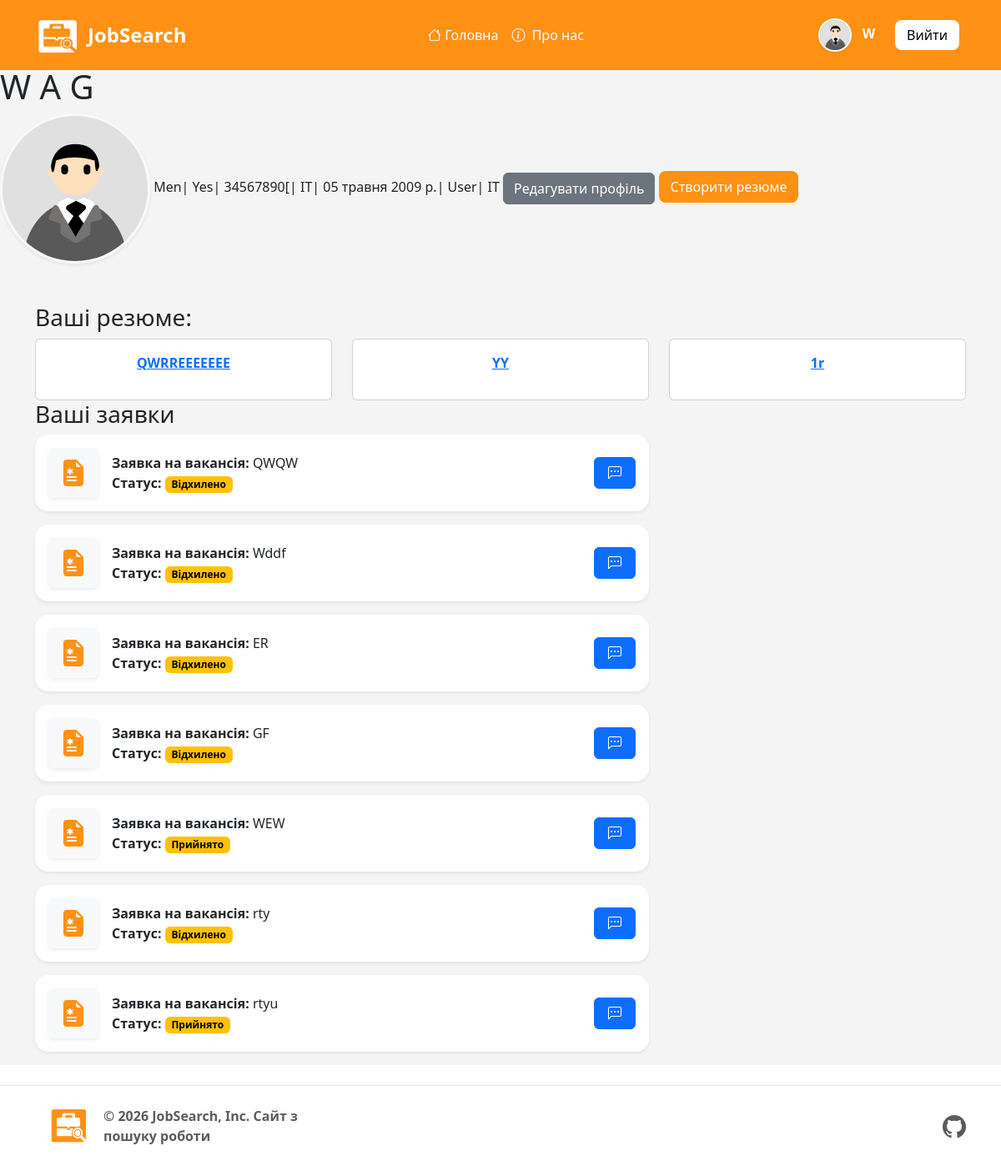
The app's page /auth_system/job-profil/ (signed in) with its own data.
### auth_system/models.py (models this page shows, shortened)
class UserProfile(models.Model):
    user = models.OneToOneField(User, on_delete=models.CASCADE, related_name='profile')
    email = models.EmailField(max_length=254, blank=True, null=True)
    avatar = models.ImageField(upload_to='imge_avatar', null=True, blank=True)
    op = models.CharField(choices=OP_CHOICES, max_length=20, default='Yes', null=True, blank=True)#
    first_name = models.CharField(max_length=100,blank=True, verbose_name='first_name')#імя
    last_name = models.CharField(max_length=100,blank=True, verbose_name='last_name')#прізвище
    patronymic = models.CharField(max_length=100, blank=True, null=True, verbose_name='patronymic')#по батькові
    birth_date = models.DateField(null=True, blank=True)#дата народження
    gender = models.CharField(choices=GENDER_CHOICES, max_length=20, default='Ч')#стать
    role = models.CharField(choices=ROLE_CHOICES, max_length=20, default='User')#
    bio = models.TextField(blank=True)#опис
    referral = models.ForeignKey('project.Category', on_delete=models.SET_NULL, null=True)#направлення
    phone_number = models.CharField(max_length=20, blank=True, null=True, verbose_name="Номер телефону")
    linkedin_url = models.URLField(max_length=255, blank=True, null=True)
    @property
    def img_avatar(self):
        if self.avatar:
            return self.avatar.url
        if self.gender == 'Men':
            if self.op == 'Yes':
                return '/static/image/men-op.png'
            else:
                return '/static/image/men.png'
        else:
            if self.op == 'Yes':
                return '/static/image/women-op.png'
            else:
                return '/static/image/women.png'

### project/models.py (models this page shows, shortened)
class Category(models.Model):
    name = models.CharField(max_length=150)
    def __str__(self):
        return self.name

class Resume(models.Model):
    author = models.ForeignKey(User, on_delete=models.CASCADE, related_name="resume")#автор
    title = models.CharField(max_length=256)#Заголовок
    city = models.ForeignKey(City, on_delete=models.SET_NULL, null=True, blank=True)
    phone_res = models.CharField(max_length=20, blank=True, null=True, verbose_name="Номер телефону")
    description = models.TextField()#опис
    description1 = models.TextField(null=True, blank=True)#опис
    description2 = models.TextField(null=True, blank=True)#опис
    description3 = models.TextField(null=True, blank=True)#опис
    description4 = models.TextField(null=True, blank=True)#опис
    file = models.FileField(upload_to='resumes/',  null=True, blank=True)#файл
    date = models.DateTimeField(auto_now_add=True, blank=True, null=True,)#дата створення
    updated_at = models.DateTimeField(auto_now=True, blank=True, null=True, verbose_name="Дата оновлення")

class Application(models.Model):
    STATUS_CHOICES = (
        ('under_review', 'На розгляді'),
        ('reject', 'Відхилено'),
        ('accepted', 'Прийнято'),
    )
    author = models.ForeignKey(User, on_delete=models.CASCADE, related_name="applications")
    vacancy = models.ForeignKey(Vacancy, on_delete=models.CASCADE, related_name="applications")
    resume = models.ForeignKey(Resume, on_delete=models.SET_NULL, null=True, blank=True)
    res_file = models.FileField(upload_to='application_docs/', null=True, blank=True) # Ось воно!
    created_at = models.DateTimeField(auto_now_add=True, null=True, blank=True)
    status = models.CharField(choices=STATUS_CHOICES, max_length=50, default='under_review')
    class Meta:
        constraints = [
            models.UniqueConstraint(fields=['author', 'vacancy'], name='unique_user_application')
        ]
        ordering = ['-created_at']

class Vacancy(models.Model):
    title = models.CharField(max_length=256)#Заголовок
    description = models.TextField()#опис
    description1 = models.TextField(null=True, blank=True)#опис
    description2 = models.TextField(null=True, blank=True)#опис
    link = models.URLField(max_length=500, null=True, blank=True)
    company = models.ForeignKey(EmployerProfile, on_delete=models.CASCADE, related_name="vacancies")
    image = models.ImageField(upload_to='vacancies/images/',  null=True, blank=True)
    price_start = models.DecimalField(max_digits=10, decimal_places=2, null=True, blank=True)
    price_end = models.DecimalField(max_digits=10, decimal_places=2, null=True, blank=True)
    category = models.ForeignKey(Category, on_delete=models.SET_NULL, null=True)
    employment_type = models.CharField(max_length=20, choices=EMPLOYMENT_CHOICES, default='full_time', verbose_name="Тип зайнятості")
    work_format = models.CharField(max_length=20, choices=WORK_FORMAT_CHOICES, default='office', verbose_name="Формат роботи")
    experience = models.CharField(max_length=20, choices=EXPERIENCE_CHOICES, default='no_experience', verbose_name="Досвід роботи")
    city = models.ForeignKey(City, on_delete=models.SET_NULL, related_name="vacancies", null=True)
    street = models.CharField(max_length=255, verbose_name="Вулиця")
    house_number = models.CharField(max_length=20, blank=True, null=True, verbose_name="Будинок / Офіс")
    date = models.DateTimeField(auto_now_add=True)#дата створення
    updated_at = models.DateTimeField(auto_now=True, verbose_name="Дата оновлення")
    class Meta:
        ordering = ['-date']

### auth_system/views.py (the view)
# urls.py: path('job-profil/', views.Job_ProfileView.as_view(), name='job_profile'),
class Job_ProfileView(DetailView):
    model = UserProfile
    template_name = "auth_s/profile.html"
    context_object_name = 'profile'
    def get_object(self):
        obj, created = UserProfile.objects.get_or_create(user=self.request.user)
        return obj
    def get_context_data(self, **kwargs):
        context = super().get_context_data(**kwargs)
        context['resumes'] = Resume.objects.filter(author=self.object.user)
        context['user_applications'] = Application.objects.filter(author=self.request.user)
        return context

### templates/auth_s/profile.html
{% extends 'base.html' %}
{% load static %}
{% block content %}
<h1>{{ profile.first_name }} {{ profile.last_name }} {{ profile.patronymic }} </h1>
<img src="{{ user.profile.img_avatar }}" alt="Avatar"
class="rounded-circle img-fluid border border-3 border-light shadow-sm"
style="max-width: 180px; height: 180px; object-fit: cover;">
    {{ profile.gender }}|
    {{ profile.op }}|
    {{ profile.bio }}|
    {{ profile.referral }}|
    {{ profile.birth_date }}|
    {{ profile.role }}|
    {{ profile.referral }}
<a href="{% url 'update_profile' %}" class="btn btn-secondary" >
    Редагувати профіль
</a>
<a href="{% url 'job_creat_resume' %}" class="btn-L">
    Створити резюме
</a>
<div class="container mt-5">
<h3>Ваші резюме:</h3>
<div class="row row-cols-1 row-cols-sm-2 row-cols-md-3 g-4">
{% for resume in resumes %}
        <div class="col">
            <div class="card h-100 text-center mb-3">
                <div class="card-body">
    <a href="{% url 'job_resume' resume.pk %}">
        <strong>{{ resume.title }}</strong>
    </a>
                </div>
            </div>
        </div>
{% empty %}
    <p>Ви ще не створили жодної .</p>
{% endfor %}
</div>
    <h3>Ваші заявки</h3>
    <div class="row justify-content-start">
        {% for application in user_applications %}
        <div class="col-md-10 col-lg-8">
            <div class="card shadow-sm mb-3 border-0 rounded-4 overflow-hidden">
                <div class="d-flex align-items-center justify-content-between p-3 gap-2">
                    <div class="d-flex align-items-center gap-3">
                        <div class="card shadow-sm border-0 bg-light d-flex align-items-center justify-content-center" style="width: 60px; height: 60px; flex-shrink: 0;">
                            <div class="card-body d-flex align-items-center justify-content-center p-0">
                                <i class="bi bi-file-earmark-medical-fill" style="font-size: 2rem; color: #ff9114;"></i>
                            </div>
                        </div>
                        <div class="d-flex flex-column">
                            <div class="text-truncate-custom">
                                <strong>Заявка на вакансія:</strong>
                                <span>{{ application.vacancy.title }}</span>
                            </div>
                            <div class="text-truncate-custom">
                                <strong>Статус:</strong>
                                <span class="badge text-bg-warning">{{ application.get_status_display|default:"На розгляді" }}</span>
                            </div>
                        </div>
                    </div>
                    <div class="d-flex">
                        <a href="{% url 'chat_room' application.id %}" class="btn btn-primary px-3">
                            <i class="bi bi-chat-left-dots"></i>
                        </a>
                    </div>
                </div>
            </div>
        </div>
        {% empty %}
            <p>На ваші вакансії поки немає жодного відгуку.</p>
        {% endfor %}
    </div>
</div>
{% endblock %}

### templates/base.html (shortened to what this page needs)
<!DOCTYPE html>
{% load static %}
<html lang="en">
<head>
    <link href="https://cdn.jsdelivr.net/npm/bootstrap@5.3.8/dist/css/bootstrap.min.css" rel="stylesheet">
    <link rel="stylesheet" href="https://cdn.jsdelivr.net/npm/bootstrap-icons@1.11.1/font/bootstrap-icons.css">
    <link rel="stylesheet" href="{% static 'css/stayle.css' %}">
</head>
<body>
    <header class="p-3 bac-color">
        <div class="container">
            <div class="d-flex flex-wrap align-items-center justify-content-between">
                <div class="d-flex align-items-center mb-2 mb-lg-0">
                    <a href="/" class="me-2 d-flex align-items-center text-decoration-none">
                        <img src="{% static 'image/s-logo.png' %}" alt="Logo" width="55" height="50" class="me-2">
                        <h3 class="fw-bold text-white mb-0" style="font-size: 1.5rem; ">JobSearch</h3>
                    </a>
                </div>
                <ul class="nav col-12 col-lg-auto justify-content-center mb-md-0 mx-lg-auto align-items-center">
                    <li><a href="{% url 'job_list'%}" class="nav-link px-2 text-white"><i class="bi bi-house"></i> Головна</a></li>
                    <li><a href="{% url 'job_site'%}" class="nav-link px-2 text-white"><i class="bi bi-info-circle me-1"></i> Про нас</a></li>
                </ul>
                <div class="text-end">
                {% if user.is_authenticated %}
                    {% if user.employer.name_company %}
                        <a class="nav-link text-white me-3" href="{% url 'job_company' %}">
                            <img src="{{ user.employer.img_logo }}"
                             alt="Аватар"
                             class="rounded-circle img-fluid border border-3 border-light shadow-sm"
                             style="max-width: 40px; height: 40px; object-fit: cover;">
                             {{ user.employer.name_company }}
                    {% else %}
                        <a class="nav-link fw-bold text-white me-3" href="{% url 'job_profile' %}">
                            <img src="{{ user.profile.img_avatar }}"
                                 alt="Avatar"
                                 class="rounded-circle img-fluid border border-2 border-light shadow-sm me-2"
                                 style="width: 40px; height: 40px; object-fit: cover;">
                            {{ user.profile.first_name }}
                        </a>
                    {% endif %}
                </div>
                <div class="text-end m-2">
                    <a href="{% url 'logout' %}" class="btn-exit">
                        Вийти
                    </a>
                </div>
                {% else %}
                <div class="text-end">
                    <a href="{% url 'job_login' %}" class=" btn-yo">Увійти</a>
                    <a href="{% url 'signup_cho' %}" class=" btn-regi">Зареєструватися</a>
                </div>
                {% endif %}
            </div>
        </div>
    </header>
    <main>
        {% block content %}
        {% endblock %}
    </main>
    <footer class="d-flex flex-wrap justify-content-between align-items-center py-4 my-4 border-top">
        <div class="container d-flex flex-wrap justify-content-between align-items-center">
            <div class="col-md-4 d-flex align-items-center gap-2">
            <a href="/" class="mb-3 me-2 mb-md-0 text-body-secondary text-decoration-none lh-1" aria-label="Bootstrap">
                <a href="/">
                    <img src="{% static 'image/logo-s.png' %}" alt="Фото шапки" width="50" height="45" >
                </a>
            </a>
            <span class="mb-3 mb-md-0 text-body-secondary fw-semibold ms-2">© 2026 JobSearch, Inc. Сайт з пошуку роботи</span>
            </div>
        <ul class="nav col-md-4 justify-content-end list-unstyled d-flex mb-0">
            <li class="ms-3">
                <a class="text-body-secondary " href="https://github.com/vadimanceglov-afk/job_search_site">
                    <i class="bi bi-github fs-3"></i>
                </a>
            </li>
        </ul>
        </div>
    </footer>
</body>
</html>

### static/css/stayle.css (style rules this page uses)
header { position: fixed; top: 0; z-index: 1000; width: 100%; }
html, body { height: 100%; margin: 0; }
body { display: flex; flex-direction: column; min-height: 100vh; }
main { padding-top: 80px; flex: 1; background: rgba(236, 236, 236, 0.593); }
.bac-color { background-color: #ff9114; }
.btn-exit { display: inline-block; padding: 6px 14px; background-color: white; color: black; border-radius: 8px; text-decoration: none; font-weight: 500; border: none; cursor: pointer; text-align: center; }
.btn-L { display: inline-block; padding: 7px 14px; background-color: #ff9114; color: white; border-radius: 8px; text-decoration: none; font-weight: 500; border: none; cursor: pointer; text-align: center; }

### records on screen
Resume: title "QWRREEEEEEE"
Resume: title "YY"
Resume: title "1r"
Application: vacancy "QWQW", status "Відхилено"
Application: vacancy "Wddf", status "Відхилено"
Application: vacancy "ER", status "Відхилено"
Application: vacancy "GF", status "Відхилено"
Application: vacancy "WEW", status "Прийнято"
Application: vacancy "rty", status "Відхилено"
Application: vacancy "rtyu", status "Прийнято"

### other values on screen
{{ user.profile.first_name }} "W"
{{ profile.first_name }} "W"
{{ profile.last_name }} "A"
{{ profile.patronymic }} "G"
{{ profile.gender }} "Men"
{{ profile.op }} "Yes"
{{ profile.bio }} "34567890["
{{ profile.referral }} "ІТ"
{{ profile.birth_date }} "05 травня 2009 р."
{{ profile.role }} "User"
